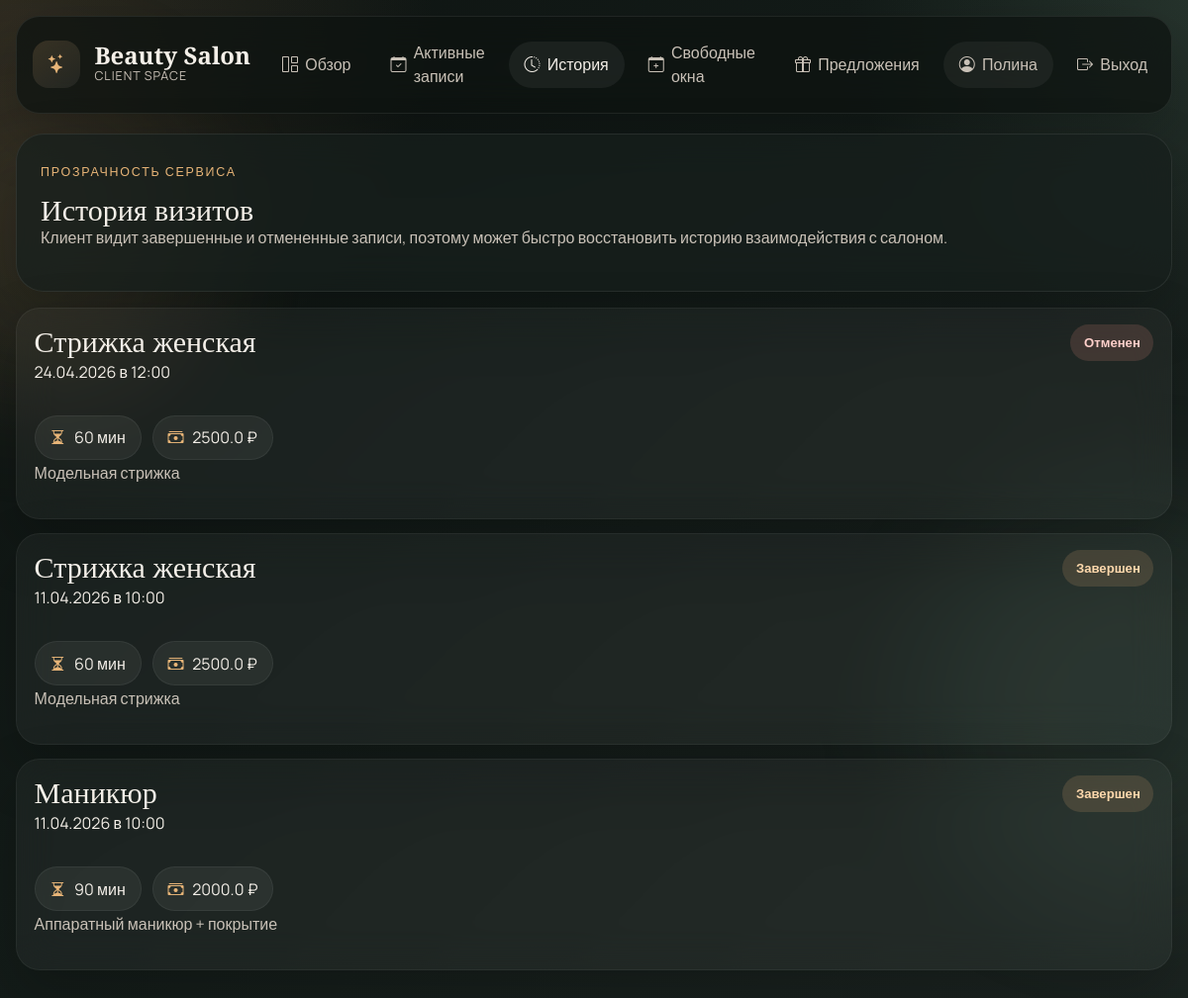
The app's page /history (signed in) with its own data.
### models.py (models this page shows, shortened)
class User(UserMixin, db.Model):
    __tablename__ = 'users'
    id = db.Column(db.Integer, primary_key=True)
    name = db.Column(db.String(100), nullable=False)
    email = db.Column(db.String(120), unique=True, nullable=False)
    phone = db.Column(db.String(20))
    password_hash = db.Column(db.String(128))
    appointments = db.relationship('Appointment', backref='client', lazy='dynamic')
    offers = db.relationship('Offer', backref='client', lazy='dynamic')

class Appointment(db.Model):
    __tablename__ = 'appointments'
    id = db.Column(db.Integer, primary_key=True)
    client_id = db.Column(db.Integer, db.ForeignKey('users.id'))
    service_id = db.Column(db.Integer, db.ForeignKey('services.id'))
    start_time = db.Column(db.DateTime, nullable=False)
    status = db.Column(db.String(20), default='active')  # active, completed, cancelled
    service = db.relationship('Service')

class Service(db.Model):
    __tablename__ = 'services'
    id = db.Column(db.Integer, primary_key=True)
    name = db.Column(db.String(100), nullable=False)
    duration = db.Column(db.Integer, nullable=False)  # minutes
    price = db.Column(db.Float, nullable=False)
    description = db.Column(db.Text)

### app.py (the view)
@app.route("/history")
@login_required
def history():
    history_items = Appointment.query.filter(
        Appointment.client_id == current_user.id,
        Appointment.status.in_(["completed", "cancelled"]),
    ).order_by(Appointment.start_time.desc()).all()
    return render_template("history.html", appointments=history_items)

### app.py (called while the page is built)
@login_manager.user_loader
def load_user(user_id):
    return db.session.get(User, int(user_id))

@app.context_processor
def inject_navigation_state():
    return {"now": datetime.now()}

### templates/history.html (shortened to what this page needs)
{% extends "base.html" %}
{% block content %}
<section class="page-header glass-panel">
    <span class="section-kicker">Прозрачность сервиса</span>
    <h1>История визитов</h1>
    <p>Клиент видит завершенные и отмененные записи, поэтому может быстро восстановить историю взаимодействия с салоном.</p>
</section>
{% if appointments %}
    <section class="history-list">
        {% for appt in appointments %}
            <article class="glass-panel history-card">
                <div class="history-top">
                    <div>
                        <h2>{{ appt.service.name }}</h2>
                        <p>{{ appt.start_time.strftime('%d.%m.%Y в %H:%M') }}</p>
                    </div>
                    <span class="status-chip {% if appt.status == 'completed' %}status-completed{% else %}status-cancelled{% endif %}">
                        {% if appt.status == 'completed' %}Завершен{% else %}Отменен{% endif %}
                    </span>
                </div>
                <div class="appointment-meta">
                    <span><i class="bi bi-hourglass-split"></i> {{ appt.service.duration }} мин</span>
                    <span><i class="bi bi-cash-stack"></i> {{ appt.service.price }} ₽</span>
                </div>
                <p class="detail-text">{{ appt.service.description }}</p>
            </article>
        {% endfor %}
    </section>
{% endif %}
{% endblock %}

### templates/base.html (shortened to what this page needs)
<!DOCTYPE html>
<html lang="ru">
<head>
    <link href="https://cdn.jsdelivr.net/npm/bootstrap@5.3.3/dist/css/bootstrap.min.css" rel="stylesheet">
    <link rel="stylesheet" href="https://cdn.jsdelivr.net/npm/bootstrap-icons@1.11.3/font/bootstrap-icons.min.css">
    <link rel="stylesheet" href="{{ url_for('static', filename='css/style.css') }}">
</head>
<body>
    <div class="ambient ambient-one"></div>
    <div class="ambient ambient-two"></div>
    <nav class="navbar navbar-expand-lg salon-navbar">
        <div class="container-fluid nav-shell">
            <a class="navbar-brand brand-mark" href="{{ url_for('dashboard') if current_user.is_authenticated else url_for('login') }}">
                <span class="brand-icon"><i class="bi bi-stars"></i></span>
                <span>
                    <strong>Beauty Salon</strong>
                    <small>Client Space</small>
                </span>
            </a>
            <div class="collapse navbar-collapse" id="navbarNav">
                <ul class="navbar-nav ms-auto align-items-lg-center gap-lg-2">
                    {% if current_user.is_authenticated %}
                        <li class="nav-item">
                            <a class="nav-link {% if request.endpoint == 'dashboard' %}active{% endif %}" href="{{ url_for('dashboard') }}">
                                <i class="bi bi-grid-1x2"></i> Обзор
                            </a>
                        </li>
                        <li class="nav-item">
                            <a class="nav-link {% if request.endpoint == 'appointments' %}active{% endif %}" href="{{ url_for('appointments') }}">
                                <i class="bi bi-calendar-check"></i> Активные записи
                            </a>
                        </li>
                        <li class="nav-item">
                            <a class="nav-link {% if request.endpoint == 'history' %}active{% endif %}" href="{{ url_for('history') }}">
                                <i class="bi bi-clock-history"></i> История
                            </a>
                        </li>
                        <li class="nav-item">
                            <a class="nav-link {% if request.endpoint == 'free_slots' %}active{% endif %}" href="{{ url_for('free_slots') }}">
                                <i class="bi bi-calendar-plus"></i> Свободные окна
                            </a>
                        </li>
                        <li class="nav-item">
                            <a class="nav-link {% if request.endpoint == 'offers' %}active{% endif %}" href="{{ url_for('offers') }}">
                                <i class="bi bi-gift"></i> Предложения
                            </a>
                        </li>
                        <li class="nav-item nav-user-chip">
                            <span class="nav-link disabled">
                                <i class="bi bi-person-circle"></i> {{ current_user.name }}
                            </span>
                        </li>
                        <li class="nav-item">
                            <a class="nav-link logout-link" href="{{ url_for('logout') }}">
                                <i class="bi bi-box-arrow-right"></i> Выход
                            </a>
                        </li>
                    {% endif %}
                </ul>
            </div>
        </div>
    </nav>
    <main class="main-container">
        {% block content %}{% endblock %}
    </main>
</body>
</html>

### records on screen
User: name "Полина"
Appointment: service.name "Стрижка женская", start_time "24.04.2026 в 12:00", status "Отменен", service.duration "60", service.price "2500.0", service.description "Модельная стрижка"
Appointment: service.name "Стрижка женская", start_time "11.04.2026 в 10:00", status "Завершен", service.duration "60", service.price "2500.0", service.description "Модельная стрижка"
Appointment: service.name "Маникюр", start_time "11.04.2026 в 10:00", status "Завершен", service.duration "90", service.price "2000.0", service.description "Аппаратный маникюр + покрытие"
